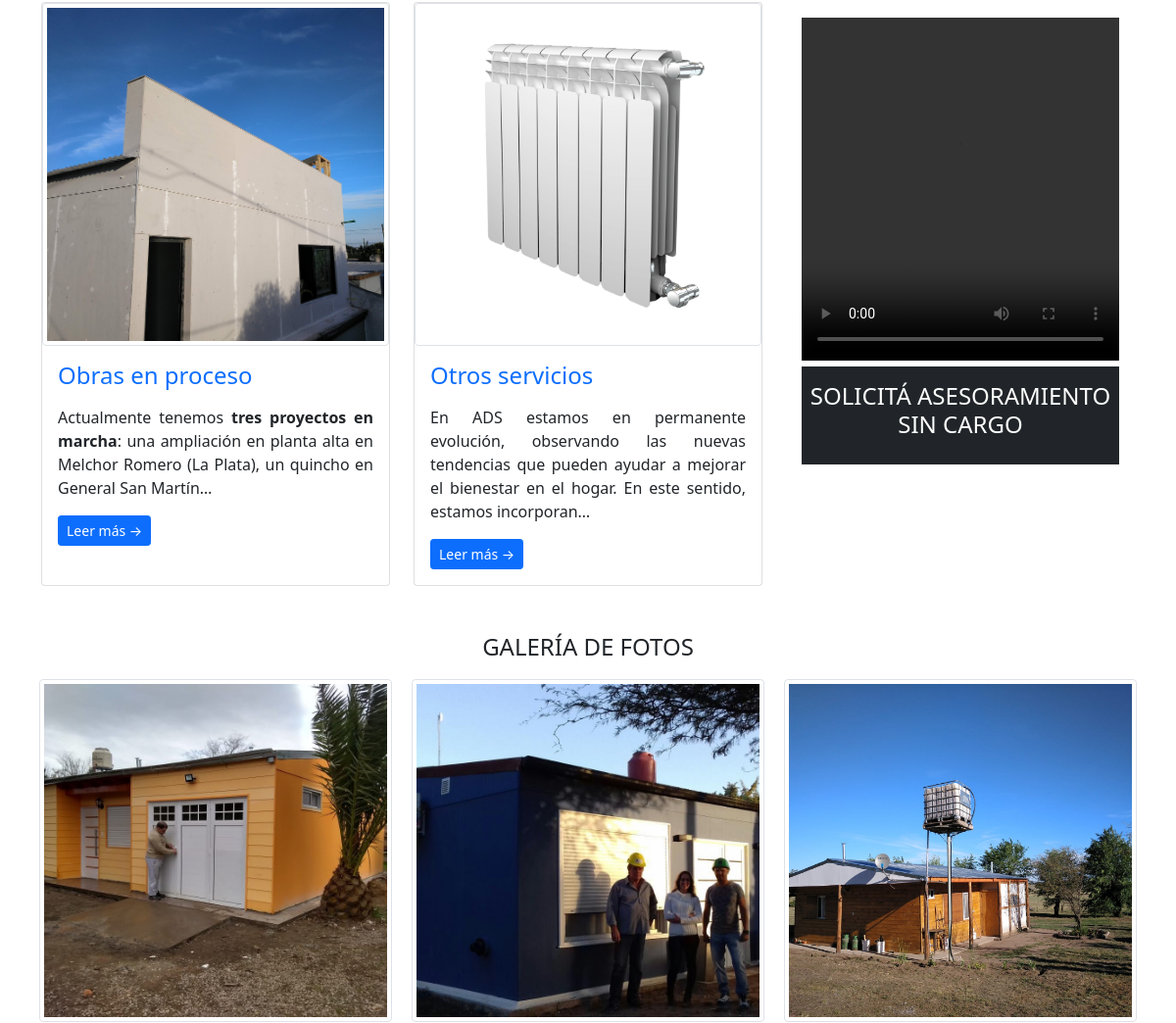
Before: / (middle part) with the older database file.
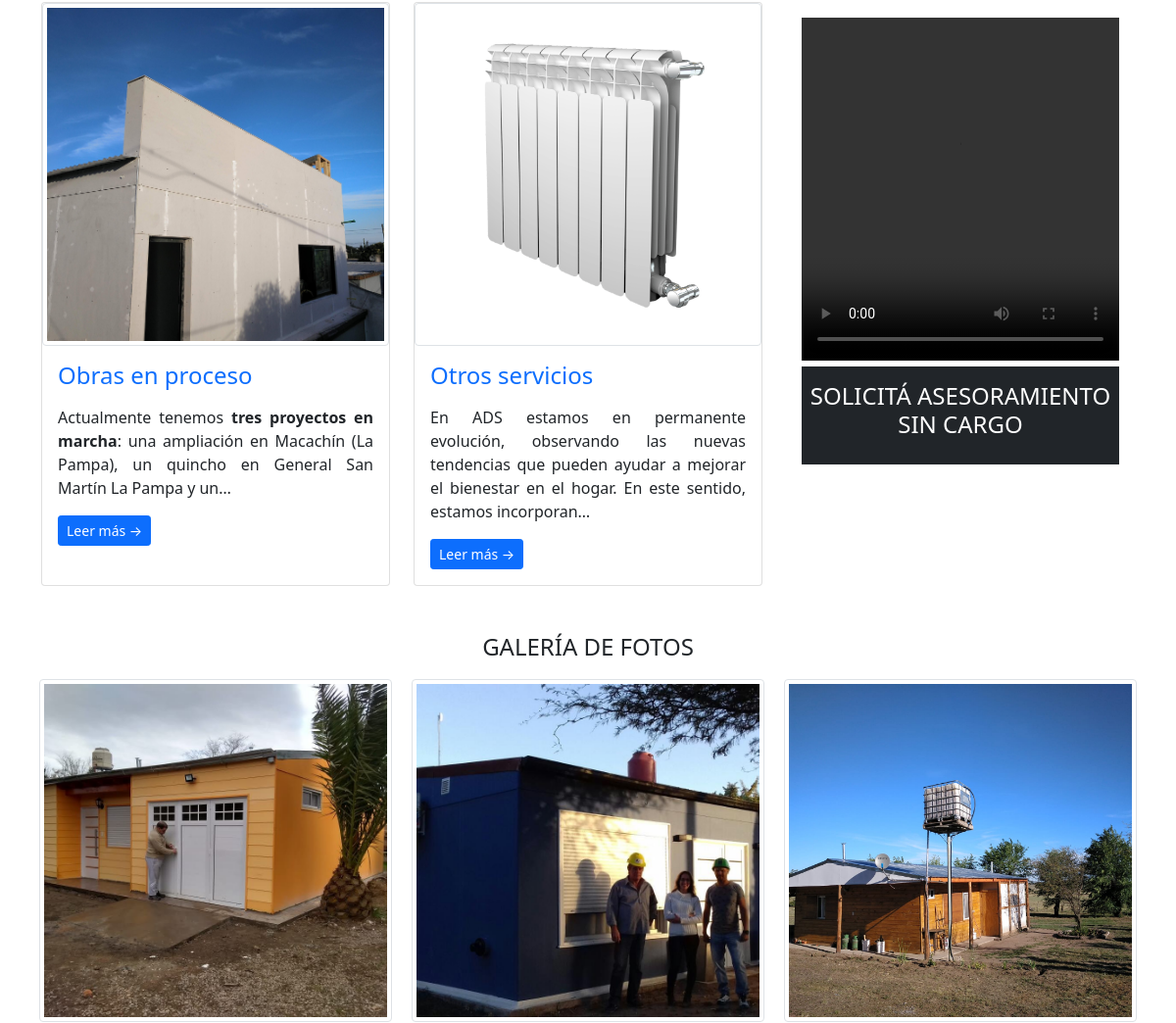
After: the same page with the newer database file.
### pages/models.py (models this page shows, shortened)
class Page(models.Model):
    title = models.CharField(max_length=60, verbose_name="Título")
    content = RichTextUploadingField(verbose_name="Contenido", blank=True)
    image = models.ImageField(verbose_name='Imagen', upload_to='images', blank=True, default=None)
    slug = models.SlugField(unique=True, max_length=150, verbose_name="URL amigable")
    order = models.IntegerField(default=0, verbose_name="Orden de página")
    dropdown_one = models.BooleanField(default=False, verbose_name="Menú desplegable uno")
    dropdown_two = models.BooleanField(default=False, verbose_name="Menú desplegable dos")
    gallery = models.BooleanField(default=False, verbose_name="¿Galería?")
    visible = models.BooleanField(verbose_name="¿Visible?")
    created_at = models.DateTimeField(auto_now_add=True, verbose_name="Creado el")
    updated_at = models.DateTimeField(auto_now=True, verbose_name="Actualizado el")
    class Meta:
        verbose_name = "Página"
        verbose_name_plural = "Páginas"

class Video(models.Model):
    caption = models.CharField(max_length=100)
    video = models.FileField(upload_to='videos')

class Gallery(models.Model):
    title = models.CharField(max_length=60, verbose_name="Título")
    description = RichTextUploadingField(default=False, verbose_name="Descripción")
    image = models.ImageField(blank=True, default=None, verbose_name='Imagen', upload_to='images')

class GalleryImages(models.Model):
    gallery = models.ForeignKey(Gallery, default=None, on_delete=models.CASCADE)
    image = models.ImageField(blank=True, default=None, verbose_name='Imagen', upload_to='images')

### adsApp/views.py (the view)
# urls.py: path('', views.index, name="index"),
def index(request):
    slider = Slider.objects.all().order_by('order')
    context  = {
        'slider' : slider
    }
    return render(request, 'index.html', context)

### pages/context_processors.py (called while the page is built)
def get_pages(request):
    pages = Page.objects.filter(visible=True).order_by('order').values_list('id', 'title', 'slug', 'dropdown_one', 'dropdown_two', 'content', 'image')
    return {
        'pages': pages
    }

def get_assides(request):
    assides = Asside.objects.values_list('id', 'header', 'title', 'content')
    return {
        'assides': assides
    }

def get_galleries(request):
    galleries = Gallery.objects.values_list('id', 'title', 'description', 'image')
    return {
        'galleries': galleries
    }

def get_galleriesImg(request):
    galleriesImg = GalleryImages.objects.values_list('id', 'image')
    return {
        'galleriesImg': galleriesImg
    }

def get_videos(request):
    videos = Video.objects.values_list('caption', 'video')
    return {
        'videos': videos
    }

def get_articles(request):
    articles = Article.objects.values_list('id', 'title', 'content', 'image')
    return {
        'articles': articles
    }

### adsApp/templates/index.html (shortened to what this page needs)
{% extends 'layout.html' %}
{% block content %}
    {{ block.super }}
{% endblock %}

### adsApp/templates/layout.html (shortened to what this page needs)
{% load static %}
<!doctype html>
<html lang="es">
  <head>
    {% load static %}
    <link rel="stylesheet" type="text/css" href="{% static 'css/main.css' %}"/>
    <link rel="stylesheet" href="{% static 'css/whatsapp.css' %}"/>
    <link href="https://cdn.jsdelivr.net/npm/bootstrap@5.0.2/dist/css/bootstrap.min.css" rel="stylesheet">
    <link rel="stylesheet" href="https://cdn.jsdelivr.net/npm/bootstrap-icons@1.4.0/font/bootstrap-icons.css">
  </head>
  <body>
     <div id="content">
        {% block content %}
              <div class="container pt-4 m-auto">
                <div class="row row-cols-1 row-cols-md-3 g-4">
                    {% for page in pages %}
                        <div class="col">
                          <div class="card h-100">
                            {% if page.6 != 'null' %}
                              <img class="img-fluid img-thumbnail" id="multi" src="/media/{{page.6|default_if_none:'#'}}" alt="Card image cap">
                            {% endif %}
                            <div class="card-body">
                              <a href="{% url 'page' page.2 %}"><h4 class="card-title">{{page.1}}</h4></a>
                                <p class="card-text">{{page.5|safe|truncatechars:200}}</p>
                              <a href="{% url 'page' page.2 %}" class="btn btn-primary btn-sm">Leer más &rarr;</a>
                            </div>
                          </div>
                        </div>
                    {% endfor %}
                    {% for video in videos %}
                    <div class="col">
                      <div class="card-body">
                        <video width="100%" height="350" controls autoplay>
                          <source src="/media/{{video.1}}" type="video/mp4"/>
                        </video>
                        <a href="https://api.whatsapp.com/send?phone=5492213146395&text=Hola!%20Quisiera%20m%C3%A1s%20informaci%C3%B3n%20sobre%20el%20modelo%20de%20construcci%C3%B3n%20de%20ADS" target="_blank">
                        <h4 class="card-title text-center text-uppercase text-white pt-3" id="presupuesto">{{video.0}}</h4>
                        </a>
                      </div>
                    </div>
                    {% endfor %}
                </div>
              </div>
              <section id="galeria" class="container">
                {% for gallery in galleries %}
                <div class="text-center pt-4">
                <h4 class="card-title text-uppercase pt-4">{{gallery.1}}</h4>
                </div>
                <div class="row">
                  <div class="col-12 col-md-4 col-sm-8">
                    <img class="img-fluid img-thumbnail" id="multi" src="/media/{{gallery.3|default_if_none:'#'}}" alt="image gallery">
                  </div>
                      {% for galleryImg in galleriesImg %}
                      <div class="col-12 col-md-4 col-sm-8">
                        <img class="img-fluid img-thumbnail" id="multi" src="/media/{{galleryImg.1|default_if_none:'#'}}" alt="image gallery">
                      </div>
                      {% endfor %}
                </div>
                {% endfor %}
              </section>
        {% endblock %}
    </div>
     <link rel="stylesheet" href="https://maxcdn.bootstrapcdn.com/font-awesome/4.5.0/css/font-awesome.min.css">
  </body>
  <br>

### adsApp/static/css/main.css (style rules this page uses)
body { font-family: 'Montserrat', sans-serif; }
a:link, a:visited, a:active { text-decoration:none !important; }
img, svg { margin-right: 10; }
#presupuesto { background-color: #212529 !important; width: 100% !important; min-height: 100px !important; margin: auto; position: static; }
#multi { object-fit: cover !important; width: 100%; height: 350px !important; }
#galeria .col-md-4 { margin: 0 !important; padding: 10px; }

Changed rows visible on the page:
changed Page "Obras en proceso": content "Actualmente tenemos tres proyectos en marcha : una ampliación en planta alta en Melchor Romero (La Plata), un quincho en General San Martín…" → "Actualmente tenemos tres proyectos en marcha : una ampliación en Macachín (La Pampa), un quincho en General San Martín La Pampa y un…"
